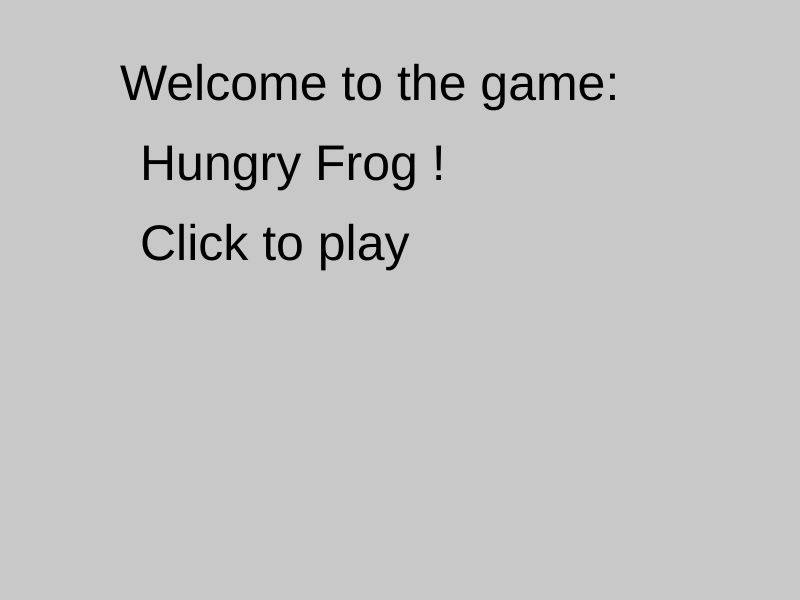
Frame 1 (no input)
Frame 60 (no input): identical to frame 1, image omitted
Frame 120 (the mouse pressed at the canvas centre since frame 60): identical to frame 1, image omitted

The p5.js sketch that drew this single still picture (run headless with seeded random() and noise() and a simulated clock; from frame 60 on, the mouse is pressed at the canvas centre):

// p5.js sketch
// ── sketch.js
var cars=[];
var frogPos;
var myState=0;
var timer=0;

function setup() {
  createCanvas(800,600);
  rectMode(CENTER);
  ellipseMode(CENTER);
  imageMode(CENTER);
  noStroke();

  for(var i=0;i<3;i++){
  cars.push(new Car());
  }

  frogPos=createVector(width/2,height-80);
}




function draw() {
  switch(myState){

    case 0:
    welcome();
    break;

    case 1:
    game();
    timer++;
    if (timer>600){
      timer=0;
      myState=2;
    }
    break;

    //lose
    case 2:
    background(200);
    fill(0);
    text("Lose",200,200);
    break;

    //win
    case 3:
    background(200);
    fill(0);
    text("Win",200,200);
    break;
  }

}

function mouseReleased(){
  switch(myState){
    case 0:
    myState=1;
    break;

    case 2:
    resetTheGame();
    myState=0;
    break;

    case 3:
    resetTheGame();
    myState=0;
    break;
  }
}

function Car(){
  //attributes

  this.pos=createVector(300,300);
  this.vel=createVector(random(-5,5),random(-5,5));
  this.r=random(255);
  this.g=random(255);
  this.b=random(255);

  //method
  this.display=function(){
    fill(this.r,this.g,this.b);
    rect(this.pos.x,this.pos.y,100,50);
    ellipse(this.pos.x-40,this.pos.y+30,25,25);
    ellipse(this.pos.x+40,this.pos.y+30,25,25);
  }

  this.drive=function(){
    this.pos.add(this.vel);
    if(this.pos.x>width) this.pos.x=0;
    if(this.pos.x<0) this.pos.x=width;
    if(this.pos.y>height) this.pos.y=0;
    if(this.pos.y<0) this.pos.y=height;

  }
}

function checkKeys(){
  if (keyIsDown(LEFT_ARROW)) frogPos.x = frogPos.x - 8;
  if (keyIsDown(RIGHT_ARROW)) frogPos.x = frogPos.x + 8;
  if (keyIsDown(UP_ARROW)) frogPos.y = frogPos.y - 8;
  if (keyIsDown(DOWN_ARROW)) frogPos.y = frogPos.y + 8;

}

function welcome(){
  background(200);
  textSize(50);
  fill(0)
  text("Welcome to the game:",120,100);
  text("Hungry Frog !",140,180);
  text("Click to play",140,260);
}

function game(){
  background(100);

  for(var i=0; i<cars.length ; i++){
  cars[i].display();
  cars[i].drive();

  if (cars[i].pos.dist(frogPos)<20){
    cars.splice(i,1);
  }
  }

  if (cars.length==0){
    timer=0;
    myState=3;
  }


  //frog
  fill("green");
  ellipse(frogPos.x,frogPos.y,50,50);
  checkKeys();
}

function resetTheGame(){
  cars=[];
  for (var i=0; i<3; i++){
    cars.push(new Car());
  }
}
